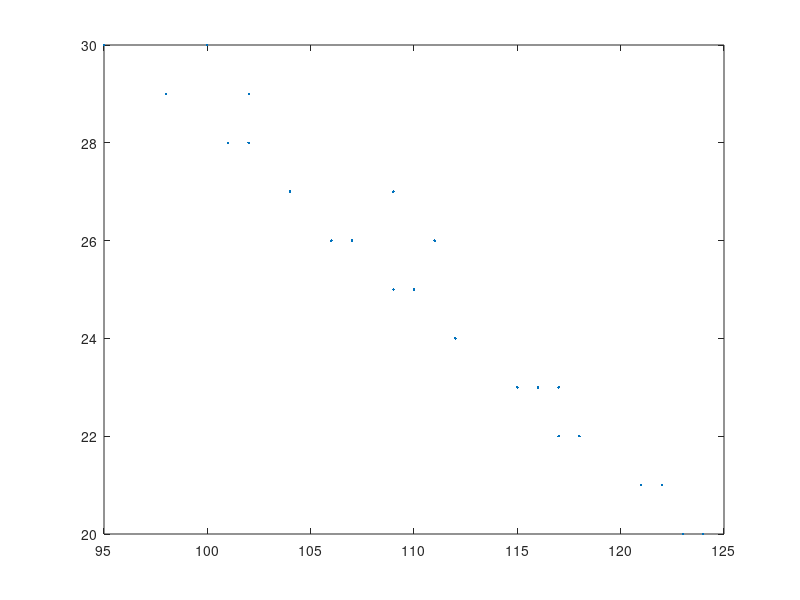

MATLAB code for this plot: (Note: this script raises an error after producing the figure.)
x = [123,124,121,122,117,118,115,116,117,112,109,110,106,107,111,104,109,101,102,98,102,95,100];
y = [20,20,21,21,22,22,23,23,23,24,25,25,26,26,26,27,27,28,28,29,29,30,30];

plot(x,y,'.');
[fitresult,gof] = createFit_lab2(x,y);
